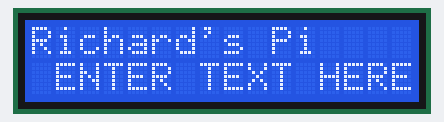
The program below on a simulated Raspberry Pi (BCM pin numbers). On the bench: 16×2 character LCD. At 9.3 s the program stops and its outputs stay as they are.

Above: at 0.1 s.
At 3.21 s:
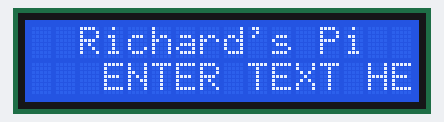
At 3.82 s:
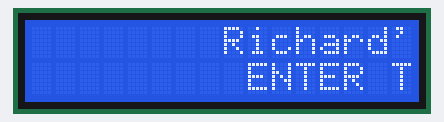
At 4.53 s:
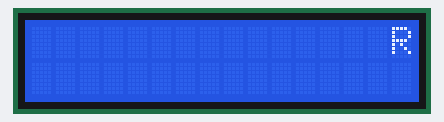
At 7.83 s:
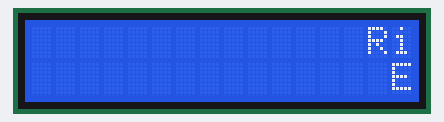
At 9.15 s:
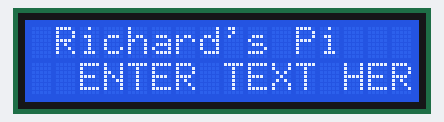

The program:

lc2.py
```python
from time import sleep
from Adafruit_CharLCD import Adafruit_CharLCD

# instantiate lcd and specify pins
lcd = Adafruit_CharLCD(rs=20, en=6,
                       d4=5, d5=7, d6=8, d7=11,
                       cols=16, lines=2)
lcd.clear()
# display text on LCD display \n = new line
lcd.message("Richard's Pi\n ENTER TEXT HERE!")
sleep(3)
# scroll text off display
for x in range(0, 16):
    lcd.move_right()
    sleep(.1)
sleep(3)
# scroll text on display
for x in range(0, 16):
    lcd.move_left()
    sleep(.1)
```
